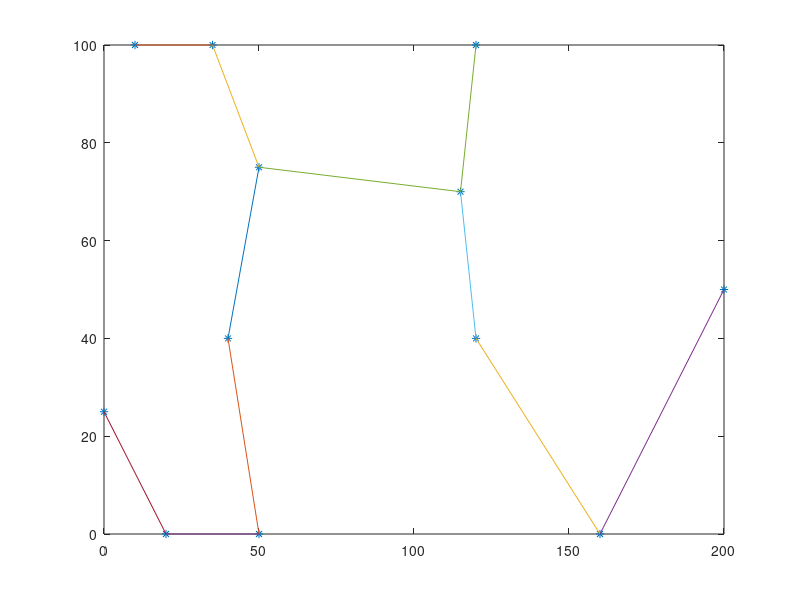

MATLAB code for this plot:
clear
clc

C = [20 0; 50 0; 160 0; 200 50; 120 100; 35 100; 10 100; 0 25; 50 75; 40 40; 120 40; 115 70];

n = size(C ,1);
%D = zeros(n, n);
%for i=1:n
%    for j=1:n
%        if i ~= j
%            D(i,j) = sqrt((C(i,1)-C(j,1))^2 + (C(i,2)-C(j,2))^2);
%        else
%            D(i,j) = eps;
%        end
%    end
%end

x = C(:,1);
x = x';
y = C(:,2);
y = y';

result = [6 7;6 9;1 2; 5 12; 11 12; 1 8;9 10;2 10;3 11;3 4;9 12];
%result = [6 9;5 12; 11 12; 9 10];
result = result';
axis([0 200 0 100]);
plot(x, y, '*')


for i=1:n-1
    hold on
    plot([x(result(1,i));x(result(2,i))],[y(result(1,i));y(result(2,i))])
end
hold off